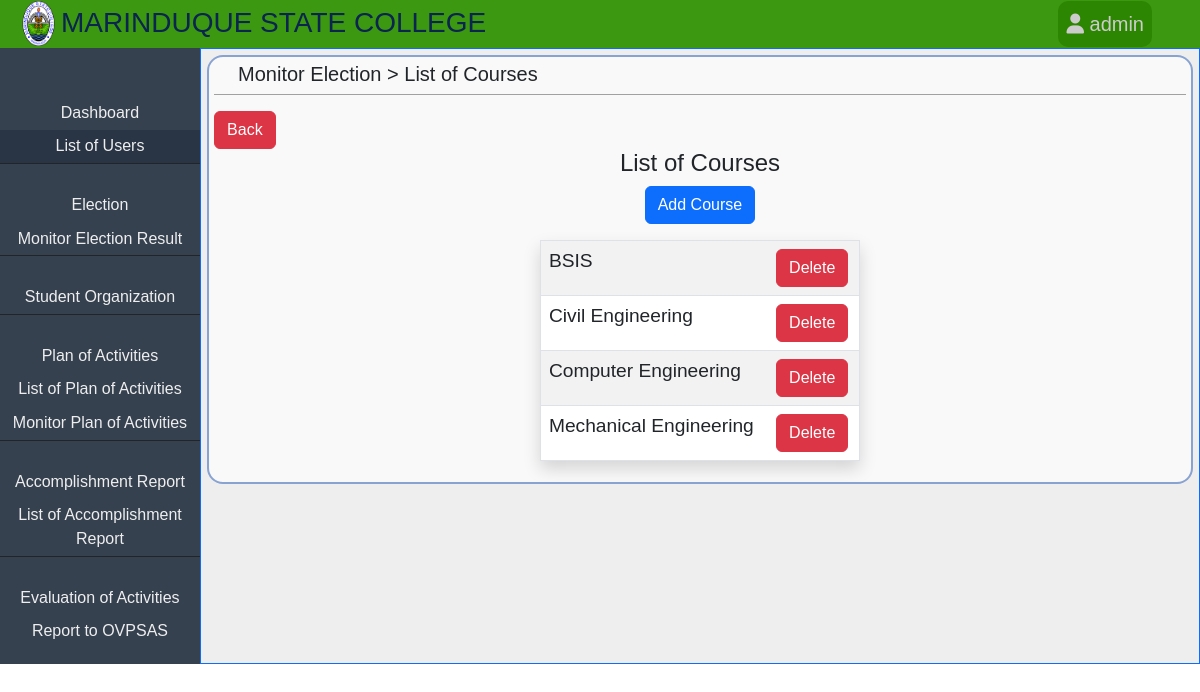
/admin/admin-list-of-courses.php (signed in), run on an earlier commit of the app's database.
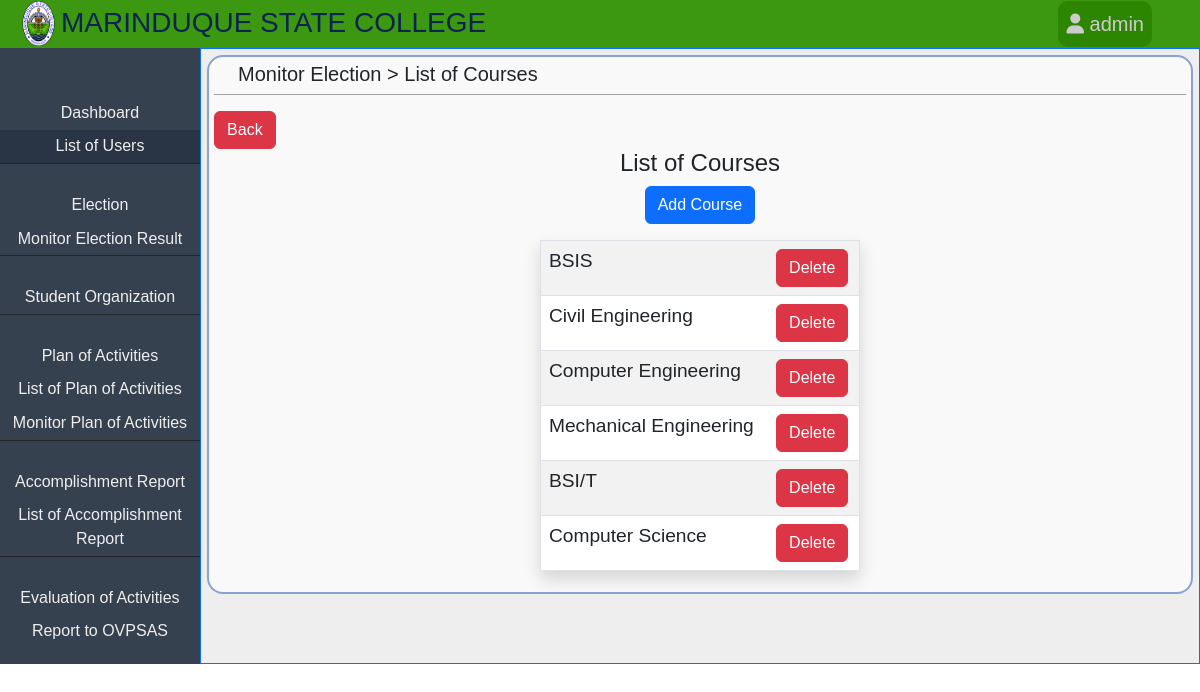
And on a later commit of the database.
### tables this page shows
CREATE TABLE `courses` (
  `id` int(11) NOT NULL,
  `course` varchar(50) NOT NULL
);

### classes/database.php (called while the page is built, shortened)
<?php
class database
{
  private $servername = 'localhost';
  private $username = 'root';
  private $password = '';
  private $dbname = 'etrack';
  public $mysqli = '';
  public function __construct()
  {
    $this->mysqli = new mysqli($this->servername, $this->username, $this->password, $this->dbname);
  }
  public function select($table, $rows = '*', $where = array(), $operator = 'AND')
  {
    if (empty($where)) {
      $sql = "SELECT $rows FROM $table";
      return $this->mysqli->query($sql);
    }
    $args = array();
    foreach ($where as $key => $value) {
      if (is_int($value)) {
        $args[] = "$key = $value";
      } else {
        $args[] = "$key = '$value'";
      }
    }
    $sql = "SELECT $rows FROM $table WHERE " . implode(" $operator ", $args);
    return $this->mysqli->query($sql);
  }
}

### admin/admin-list-of-courses.php (the view, shortened to what this page needs)
<?php
include "../classes/database.php";
$admin = new database();
?>
<!DOCTYPE html>
<html lang="en">
<head>
  <link rel="stylesheet" href="../css/bootstrap/bootstrap.css?<?php echo time(); ?>">
  <link rel="stylesheet" href="../css/admin.css?<?php echo time(); ?>">
</head>
<body>
  <div class="body">
    <div class="header bg-green-1">
      <div class="d-flex align-items-center"><img class="header-logo" src="../images/msc_logo.png" alt="msc logo">
        <h3 class=" header-texts">MARINDUQUE STATE COLLEGE</h3>
      </div>
      <div class="dropdown">
        <button class="dropbtn"><i class="fa-solid fa-user"></i> <?php User::printSession('admin-username'); ?></button>
      </div>
    </div>
    <div class="page-content">
    <div class="nav-links">
        <nav style="position: sticky; top: 4vh;">
          <ul>
            <li onclick="window.location.href='admin-homepage.php'">
              <span>Dashboard</span>
            </li>
            <li onclick="window.location.href='admin-list-of-users.php'" class="mb-4 border-bottom border-dark bg-dark-gray2">
              <span>List of Users</span>
            </li>
            <li onclick="window.location.href='admin-election.php'">
              <span>Election</span>
            </li>
            <li onclick="window.location.href='admin-monitor-election-result.php'" class="mb-4 border-bottom border-dark">
              <span>Monitor Election Result</span>
            </li>
            <li onclick="window.location.href='admin-student-organization.php'" class="mb-4 border-bottom border-dark">
              <span>Student Organization</span>
            </li>
            <li onclick="window.location.href='admin-plan-of-activities.php'">
              <span>Plan of Activities</span>
            </li>
            <li onclick="window.location.href='admin-list-of-plan-of-activities.php'">
              <span>List of Plan of Activities</span>
            </li>
            <li onclick="window.location.href='admin-monitor-plan-of-activities.php'" class="mb-4 border-bottom border-dark">
              <span>Monitor Plan of Activities</span>
            </li>
            <li onclick="window.location.href='admin-accomplishment-report.php'">
              <span>Accomplishment Report</span>
            </li>
            <li onclick="window.location.href='admin-list-of-accomplishment-report.php'" class="mb-4 border-bottom border-dark">
              <span>List of Accomplishment Report</span>
            </li>
            <li onclick="window.location.href='admin-evaluation-of-activities.php'">
              <span>Evaluation of Activities</span>
            </li>
            <li onclick="window.location.href='admin-report-to-ovpsas.php'">
              <span>Report to OVPSAS</span>
            </li>
          </ul>
        </nav>
      </div>
      <div class="content border border-primary">
        <div class="content-container">
          <div class="content-header">
            <h5>Monitor Election > List of Courses</h5>
          </div>
          <a class="btn btn-danger" href="admin-list-of-users.php">Back</a>
          <h4 class="text-center">List of Courses</h4>
          <div class="text-center mb-3">
            <a class="btn btn-primary text-center" href="add-course.php">Add Course</a>
          </div>
          <table class="table table-striped table-hover mx-auto border shadow" style="max-width: 20rem;">
          <tbody>
          <?php
            $courses = $admin->select('courses', '*');
            while ($row = mysqli_fetch_assoc($courses)){
          ?>
            <tr>
              <td>
                <h5 style="font-size: 1.2em;"><?php echo $row['course']; ?></h5>
              </td>
              <td>
                <a class="btn btn-danger" href="delete-course.php?id=<?php echo $row['id']; ?>">Delete</a>
              </td>
            </tr>
          <?php }?>
          </tbody>
          </table>
        </div>
      </div>
    </div>
  </div>
</body>
</html>

What changed in the data, as far as the page shows it:
added courses: course "BSI/T"
added courses: course "Computer Science"
